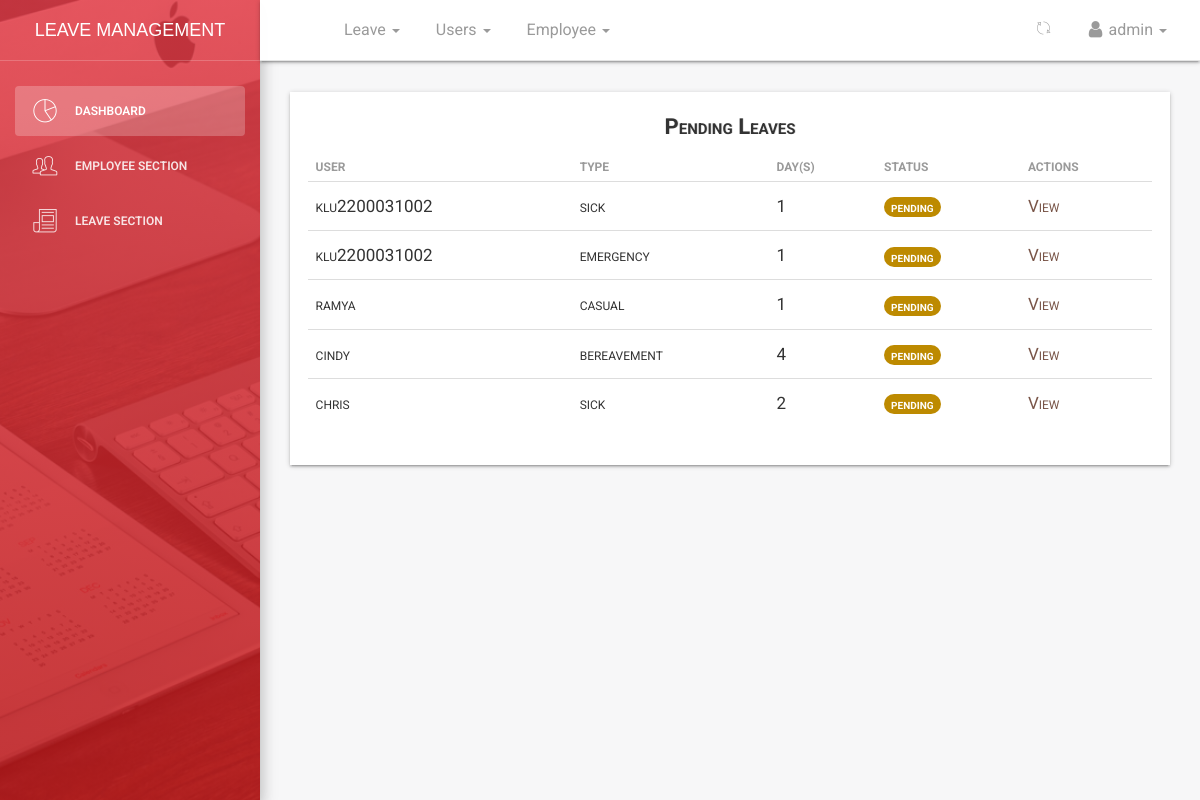
The page /dashboard/leaves/pending/all/ (signed in) on the database its author committed.
### leave/models.py (models this page shows, shortened)
class Leave(models.Model):
	id = models.BigAutoField(primary_key=True)
	user = models.ForeignKey(User,on_delete=models.CASCADE,default=1)
	startdate = models.DateField(verbose_name=_('Start Date'),help_text='leave start date is on ..',null=True,blank=False)
	enddate = models.DateField(verbose_name=_('End Date'),help_text='coming back on ...',null=True,blank=False)
	leavetype = models.CharField(choices=LEAVE_TYPE,max_length=25,default=SICK,null=True,blank=False)
	reason = models.CharField(verbose_name=_('Reason for Leave'),max_length=255,help_text='add additional information for leave',null=True,blank=True)
	defaultdays = models.PositiveIntegerField(verbose_name=_('Leave days per year counter'),default=DAYS,null=True,blank=True)
	status = models.CharField(max_length=12,default='pending') #pending,approved,rejected,cancelled
	is_approved = models.BooleanField(default=False) #hide
	updated = models.DateTimeField(auto_now=True, auto_now_add=False)
	created = models.DateTimeField(auto_now=False, auto_now_add=True)
	objects = LeaveManager()
	class Meta:
		verbose_name = _('Leave')
		verbose_name_plural = _('Leaves')
		ordering = ['-created'] #recent objects
	@property
	def leave_days(self):
		days_count = ''
		startdate = self.startdate
		enddate = self.enddate
		if startdate > enddate:
			return
		dates = (enddate - startdate)
		return dates.days

### dashboard/views.py (the view)
# urls.py: path('leaves/pending/all/',views.leaves_list,name='leaveslist'),
def leaves_list(request):
	if not (request.user.is_staff and request.user.is_superuser):
		return redirect('/')
	leaves = Leave.objects.all_pending_leaves()
	return render(request,'dashboard/leaves_recent.html',{'leave_list':leaves,'title':'leaves list - pending'})

### leave/manager.py (called while the page is built)
	def all_pending_leaves(self):
		return super().get_queryset().filter(status = 'pending').order_by('-created')# applying FIFO

### templates/dashboard/leaves_recent.html (shortened to what this page needs)
{% extends '_layout.html' %}
 {% block navheader %}
 	{% include 'includes/navheader_employee_app.html' %}
 {% endblock %}
 {% block content %}
        <section class="content">
            <section class="container-fluid">
            	   <section class="row">
                        <section class="col col-sm-8 offset-sm-2">
                        </section>
                    </section>
                	<div class="table-responsive table-shadow">
                		<div class="text-center table-description">
                			<h4 class="title-h3" style="text-shadow: 1px 0px rgba(0,0,0,0.11)">Pending Leaves</h4>
                		</div>
                		<table class="table">
							  <thead>
							    <tr>
							      <th scope="col"><b>User</b></th>
							      <th scope="col"><b>Type</b></th>
							      <th scope="col"><b>Day(s)</b></th>
							      <th scope="col"><b>Status</b></th>
							      <th scope="col"><b>Actions</b></th>
							    </tr>
							  </thead>
							  <tbody>
							  	{% for leave in leave_list %}
							    <tr>
							      <td>{{ leave.user }}</td>
							      <td>{{ leave.leavetype}}</td>
							      <td>{{ leave.leave_days }}</td>
							      <td><span class="badge badge-success" style="background-color:rgb(189, 138, 0); font-size: 14px;">{{ leave.status }}</span></td>
							      <td>
							      	<a href="{% url 'dashboard:userleaveview' leave.id %}" style="color: #795548;">
							      	    <span>View</span>
							      	</a>
							      </td>
							    </tr>
							    {% endfor %}
							  </tbody>
						</table>
					</div>
            </section>
        </section>
 {% endblock %}

### templates/includes/navheader_employee_app.html (shortened to what this page needs)
 {% load static %}
 <nav class="navbar navbar-default navbar-fixed shadow">
            <div class="container-fluid">
                <div class="collapse navbar-collapse">
                    <ul class="nav navbar-nav navbar-left">
                        <li>
                            <a href="" class="dropdown-toggle" data-toggle="dropdown">
                            </a>
                        </li>
                        <li class="dropdown">
                        <a href="" class="dropdown-toggle" data-toggle="dropdown">
                                    <p>
                                        Leave
                                        <b class="caret"></b>
                                    </p>
                              </a>
                        </li>
                        {% if request.user.is_superuser and request.user.is_staff %}
                        <li class="dropdown">
                              <a href="" class="dropdown-toggle" data-toggle="dropdown">
                                    <p>
                                        Users
                                        <b class="caret"></b>
                                    </p>
                              </a>
                        </li>
                        {% endif %}
                        {% if request.user.is_superuser and request.user.is_staff %}
                        <li class="dropdown">
                              <a href="" class="dropdown-toggle" data-toggle="dropdown">
                                    <p>
                                        Employee
                                        <b class="caret"></b>
                                    </p>
                              </a>
                        </li>
                        {% endif %}
                    </ul>
                    <ul class="nav navbar-nav navbar-right">
                        <li class="dropdown">
                              <a href="" class="dropdown-toggle refresh-page" data-toggle="dropdown" title="Refresh Current Page">
                                    <i class="pe-7s-refresh-2"></i>
                              </a>
                        </li>
                        <li class="dropdown">
                              <a href="" class="dropdown-toggle" data-toggle="dropdown">
                                    <p>
                                        <i class="fa fa-user"></i> {{ request.user}}
                                        <b class="caret"></b>
                                    </p>
                              </a>
                        </li>
                    </ul>
                </div>
            </div>
        </nav>

### rows shown on the page
Leave: user "klu2200031002", leavetype "sick", leave_days "1", status "pending"
Leave: user "klu2200031002", leavetype "emergency", leave_days "1", status "pending"
Leave: user "ramya", leavetype "casual", leave_days "1", status "pending"
Leave: user "cindy", leavetype "bereavement", leave_days "4", status "pending"
Leave: user "chris", leavetype "sick", leave_days "2", status "pending"

### other values the page prints
{{ request.user }} "admin"
